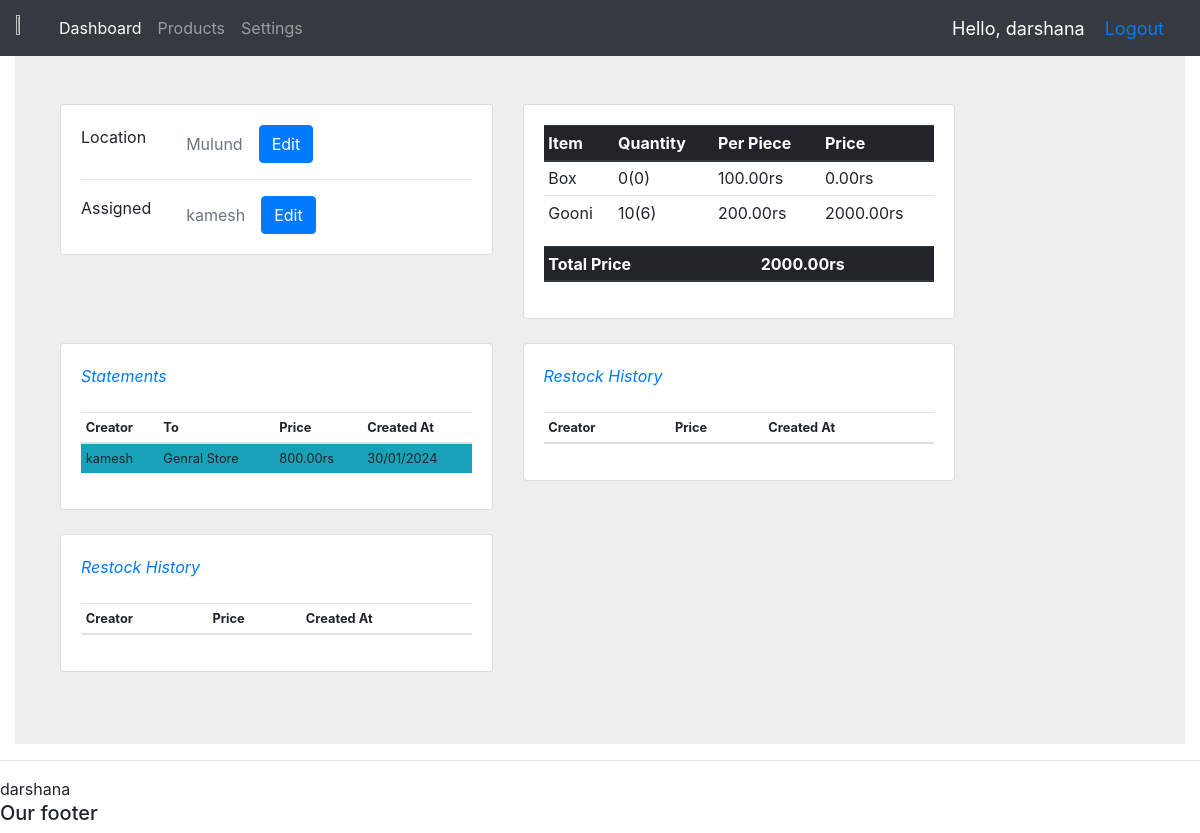
Page /location/2/ (signed in) on the committed database.
### accounts/models.py (models this page shows, shortened)
class Location(models.Model):
    name = models.CharField(max_length=50)
    person = models.OneToOneField(
        Person, on_delete=models.SET_NULL, null=True, blank=True
    )
    def get_inevn_data(self):
        ivent = Inventory.objects.filter(location=self)
        lst = []
        total = 0
        for each in ivent:
            data = {
                "name": each.item.name,
                "quan": each.quantity,
                "pend": each.pend,
                "per": each.item.price,
                "totP": each.price,
                "range": range(1, each.quantity + 1)
            }
            lst.append(data)
            total += data["totP"]
        return {"total_price": total, "data": lst}
    def get_statement(self):
        raw_statements = StoreStatement.objects.filter(warehouse=self).order_by(
            "-created_at"
        )
        statements = []
        color_map = {
            "Approved": "bg-success",
            "Rejected": "bg-danger",
            "Pending": "bg-info",
        }
        for each in raw_statements:
            data = each.get_ST_Info()
            data["status"] = color_map[data["status"]]
            statements.append(data)
        return statements
    def get_restock(self):
        raw_statements = LocationStatement.objects.filter(warehouse=self).order_by(
            "-created_at"
        )
        statements = []
        color_map = {
            "Approved": "bg-success",
            "Rejected": "bg-danger",
            "Pending": "bg-info",
        }
        for each in raw_statements:
            data = each.get_ST_Info()
            data["status"] = color_map[data["status"]]
            statements.append(data)
        return statements

class Person(models.Model):
    user = models.OneToOneField(User, on_delete=models.CASCADE, null=True, blank=True)
    full_name = models.CharField(max_length=50, null=True, blank=True)
    number = models.CharField(max_length=15, null=True, blank=True)
    is_owner = models.BooleanField(default=False)
    def has_location(self):
        try:
            self.location
            return True
        except:
            return False
    def get_assigned_location_name(self):
        if self.has_location():
            return self.location
        else:
            return None
    def __str__(self):
        return str(self.user)

class Item(models.Model):
    name = models.CharField(max_length=50)
    price = models.DecimalField(max_digits=10, decimal_places=2)

class Store(models.Model):
    name = models.CharField(max_length=50)
    owner = models.CharField(max_length=25, null=True, blank=True)
    phone = models.CharField(max_length=10, null=True, blank=True)
    address = models.CharField(max_length=255, null=True, blank=True)
    location = models.ForeignKey(Location, on_delete=models.CASCADE)
    def __str__(self):
        return self.name

### accounts/decorators.py (the view)
    def wrapper(request, location_id, *args, **kwargs):
        try:
            lc = Location.objects.get(id=location_id)
        except Location.DoesNotExist:
            return render(request, 'accounts/my404.html', status=HTTPStatus.NOT_FOUND)
        if lc.person == request.user.person or request.user.person.is_owner:
            return view_func(request, location_id, *args, **kwargs)
        else:
            raise PermissionDenied("You do not have permission to view this statement")

### accounts/models.py (called while the page is built)
    @property
    def price(self):
        return self.quantity * self.item.price

    @property
    def price(self):
        return self.item.price * self.quantity

    def get_ST_Info(self):
        dataSt = {
            "from": self.warehouse,
            "to": self.customer,
            "creator": self.creator,
            "status": self.status,
            "itemList": self.tags.all(),
            "created_at": self.created_at.strftime('%d/%m/%Y'),
            "id": self.id,
        }
        dataSt["price"] = self.price
        return dataSt

    @property
    def price(self):
        return sum(item_quantity.price for item_quantity in self.tags.all())

### accounts/views.py (called while the page is built)
def addEach(lstOpt, persons):
    for each in persons:
        lstOpt.append((each.id, each))
    return lstOpt

### accounts/templates/accounts/locationInfo.html (shortened to what this page needs)
{% extends 'accounts/main.html' %}
{% block content %}
<section style="background-color: #eee;">
  <div class="container py-5">
    <div class="col-lg-12">
      <div class="row">
        <div class="col-md-5 mb-4">
          <div class="card">
            <div class="card-body">
              <div class="row">
                <div class="col-sm-3">
                  <p class="mb-0">Location</p>
                </div>
                <div class="col-sm-9 d-flex align-items-center">
                  <p class="text-muted mb-0">{{ location.name }}</p>
                  {% if request.user.person.is_owner %}
                  {% include 'accounts/editLocName.html' %}
                  {% endif %}
                </div>
              </div>
              <hr>
              <div class="row">
                <div class="col-sm-3">
                  <p class="mb-0">Assigned</p>
                </div>
                <div class="col-sm-9 d-flex align-items-center">
                  <p class="text-muted mb-0">{{ location.person }}</p>
                  {% if request.user.person.is_owner %}
                  {% include 'accounts/editAssignedLoc.html' %}
                  {% endif %}
                </div>
              </div>
            </div>
          </div>
        </div>
        <div class="col-md-5 mb-4">
          <div class="card">
            <div class="card-body">
              {% if inventory %}
              <table class="table table-sm">
                <thead class="thead-dark">
                  <tr>
                    <th scope="col">Item</th>
                    <th scope="col">Quantity</th>
                    <th scope="col">Per Piece</th>
                    <th scope="col">Price</th>
                  </tr>
                </thead>
                <tbody>
                  {% for each in inventory.data %}
                  <tr>
                    <td>{{each.name}}</td>
                    <td>{{each.quan}}({{each.pend}})</td>
                    <td>{{each.per}}rs</td>
                    <td>{{each.totP}}rs</td>
                  </tr>
                  {% endfor %}
                </tbody>
              </table>
              <table class="table table-sm">
                <thead class="thead-dark">
                  <tr>
                    <th scope="col">Total Price</th>
                    <th scope="col"></th>
                    <th scope="col"></th>
                    <th scope="col">{{inventory.total_price}}rs</th>
                  </tr>
                </thead>
              </table>
              {% endif %}
            </div>
          </div>
        </div>
      </div>
      <div class="row">
        <div class="col-md-5 mb-4">
          <div class="card">
            <div class="card-body">
              <p class="mb-4"><span class="text-primary font-italic me-1">Statements</span>
              </p>
              <table class="table table-sm" style="font-size: 0.8rem;">
                <thead class="thead">
                  <tr>
                    <th scope="col">Creator</th>
                    <th scope="col">To</th>
                    <th scope="col">Price</th>
                    <th scope="col">Created At</th>
                  </tr>
                </thead>
                <tbody>
                  {% for each in statements %}
                  <tr class="{{each.status}}" onclick="window.location='/statement/{{each.id}}';"
                    style="cursor:pointer;">
                    <td>{{each.creator}}</td>
                    <td>{{each.to}}</td>
                    <td>{{each.price}}rs</td>
                    <td>{{each.created_at}}</td>
                  </tr>
                  {% endfor %}
                </tbody>
              </table>
            </div>
          </div>
        </div>
        {% if restock != None %}
        <div class="col-md-5 mb-4">
          <div class="card">
            <div class="card-body">
              <p class="mb-4"><span class="text-primary font-italic me-1">Restock History</span>
              </p>
              <table class="table table-sm" style="font-size: 0.8rem;">
                <thead class="thead">
                  <tr>
                    <th scope="col">Creator</th>
                    <th scope="col">Price</th>
                    <th scope="col">Created At</th>
                  </tr>
                </thead>
              </table>
            </div>
          </div>
        </div>
        {% endif %}
      </div>
      <div class="row">
        {% if restock != None %}
        <div class="col-md-5 mb-4">
          <div class="card">
            <div class="card-body">
              <p class="mb-4"><span class="text-primary font-italic me-1">Restock History</span>
              </p>
              <table class="table table-sm" style="font-size: 0.8rem;">
                <thead class="thead">
                  <tr>
                    <th scope="col">Creator</th>
                    <th scope="col">Price</th>
                    <th scope="col">Created At</th>
                  </tr>
                </thead>
              </table>
            </div>
          </div>
        </div>
        {% endif %}
      </div>
    </div>
  </div>
</section>
{% endblock %}

### accounts/templates/accounts/main.html (shortened to what this page needs)
<!doctype html>
<html lang="en">
  <head>
    <link rel="stylesheet" href="https://cdn.jsdelivr.net/npm/bootstrap@4.0.0/dist/css/bootstrap.min.css">
  </head>
  <body>
    {% include 'accounts/navbar.html' %}
    <div class="container-fluid">{% block content %} {% endblock %}</div>
    <hr />
    {{request.user}}
    <h5>Our footer</h5>
  </body>
</html>

### accounts/templates/accounts/navbar.html (shortened to what this page needs)
{% load static %}
<nav class="navbar navbar-expand-lg navbar-dark bg-dark">
  <img src="{% static 'images/logo.jpg' %}" width = "3%" height = "3%" />
  <div class="collapse navbar-collapse" id="navbarNav">
    <ul class="navbar-nav">
      <li class="nav-item active">
        <a class="nav-link" href="{% url 'home' %}">Dashboard</a>
      </li>
      <li class="nav-item">
        <a class="nav-link" href="">Products</a>
      </li>
      <li class="nav-item">
        <a class="nav-link" href="">Settings</a>
      </li>
    </ul>
  </div>
  <span class="hello-msg">Hello, {{request.user}}</span>
  <span class="hello-msg"><a href="{% url 'logout' %}">Logout</a></span>
</nav>

### accounts/templates/accounts/navbar.html (style rules this page uses)
.hello-msg { font-size: 18px; color: #fff; margin-right: 20px; }

### rows in the picture
Location: name "Mulund", person "kamesh", creator "kamesh", to "Genral Store", price "800.00", created_at "30/01/2024"
Item: name "Box", per "100.00"
Item: name "Gooni", per "200.00"

### other values in the picture
{{ request.user }} "darshana"
{{ each.quan }} "0" "10"
{{ each.pend }} "0" "6"
{{ each.totP }} "0.00" "2000.00"
{{ inventory.total_price }} "2000.00"
